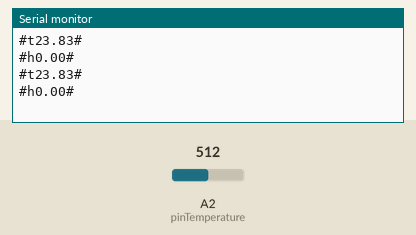
Recording of a sketch running on a simulated Arduino Uno, built with avr-gcc and run on an emulated ATmega328P. Parts: the last lines printed to the serial monitor. The inputs (shaded band) are chosen by the test bench; at power-on: A2 (pinTemperature) = 512.

Above: at 1.2 s.
1.3 s: A2 (pinTemperature) set to 716
At 2.4 s:
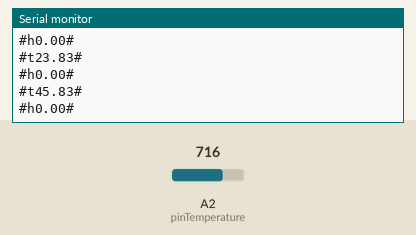
2.8 s: A2 (pinTemperature) set to 900
At 3.8 s:
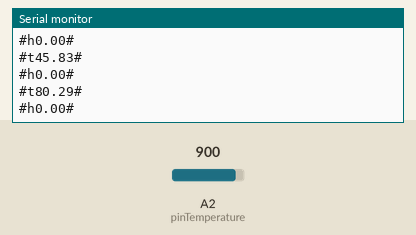
Timing chart, 0 to 5.8 s (numbered marks = the images above; inputs shaded):
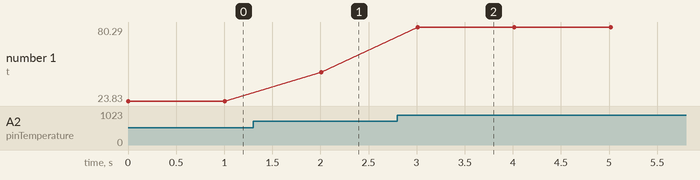

Measured:
- after the input at 1.3 s, the serial monitor: prints a new line after 0.71 s (image 1)
- after the input at 2.8 s, the serial monitor: prints a new line after 0.21 s (image 2)
- plotted number 1: 23.83 → 45.83 after the input at 1.3 s, 45.83 → 80.29 after the input at 2.8 s

The sketch:

pmf.ino
```cpp
#include <math.h>

int pinFrigo = 1;
int pinTemperature = 2;
int pinHumidite = 3;
int pinPeltier = 4;
int pinLED = 5;

String data;
int temperatureActuelle=0;
int temperatureConsigne=0;

void sendData(String data) {
  String str = "#" + data + "#\n";
  Serial.write(str.c_str());
  Serial.flush();
}

double readHumidite(){
  return 0;
}

double readTemperature(){
  int analog = analogRead(pinTemperature);
  double A=0.00104,B=0.00024,C=1.50069E-7,LR,vOut,vIn = 5, RT, R2 =10000, T;

  vOut = (analog*vIn)/1023;
  RT = ((R2*vIn)/vOut)-R2;
  LR = log(RT);
  T = (1/(A+B*LR+C*pow(LR,3)))-273.15;
  return T;
}

void setup() {
  Serial.setTimeout(500);
  Serial.begin(115200);
}

void loop() {
  while(Serial.available() > 0)
  {
    data = Serial.readString();
    data.trim();
    if(data.startsWith("consigne:"))
    {
      data.replace("consigne:", "");
      temperatureConsigne = data.toFloat();
    }
    if(data.startsWith("frigo:"))
    {
      data.replace("frigo:", "");
      if(data.toInt() == 1)
        digitalWrite(pinFrigo, 1);
      else
        digitalWrite(pinFrigo, 0);
    }
    if(data.startsWith("led:"))
    {
      data.replace("led:", "");
      if(data.toInt() == 1)
        digitalWrite(pinLED, 1);
      else
        digitalWrite(pinLED, 0);
    }
  }

  sendData("t"+String(readTemperature()));
  sendData("h"+String(readHumidite()));

  delay(1000);
}
```
